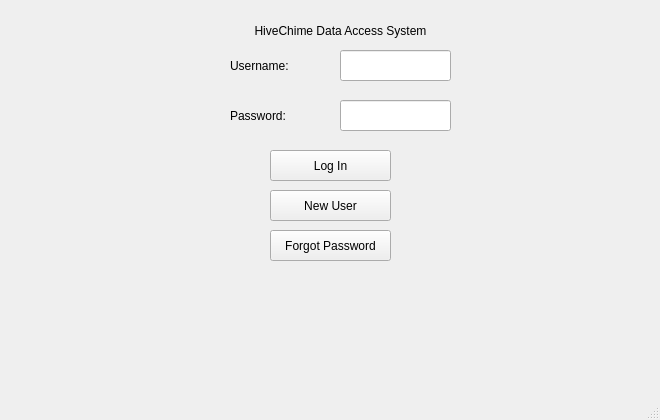
<?xml version="1.0" encoding="UTF-8"?>
<ui version="4.0">
 <class>MainWindow</class>
 <widget class="QMainWindow" name="MainWindow">
  <property name="geometry">
   <rect>
    <x>0</x>
    <y>0</y>
    <width>660</width>
    <height>420</height>
   </rect>
  </property>
  <property name="windowTitle">
   <string>MainWindow</string>
  </property>
  <widget class="QWidget" name="centralWidget">
   <widget class="QStackedWidget" name="stackedWidget">
    <property name="geometry">
     <rect>
      <x>10</x>
      <y>10</y>
      <width>650</width>
      <height>380</height>
     </rect>
    </property>
    <widget class="QWidget" name="s_login">
     <widget class="QLabel" name="s0_l_title">
      <property name="geometry">
       <rect>
        <x>140</x>
        <y>0</y>
        <width>381</width>
        <height>41</height>
       </rect>
      </property>
      <property name="text">
       <string>HiveChime Data Access System</string>
      </property>
      <property name="alignment">
       <set>Qt::AlignCenter</set>
      </property>
     </widget>
     <widget class="QLabel" name="s0_l_username">
      <property name="geometry">
       <rect>
        <x>220</x>
        <y>40</y>
        <width>81</width>
        <height>31</height>
       </rect>
      </property>
      <property name="text">
       <string>Username:</string>
      </property>
     </widget>
     <widget class="QLabel" name="s0_l_password">
      <property name="geometry">
       <rect>
        <x>220</x>
        <y>90</y>
        <width>81</width>
        <height>31</height>
       </rect>
      </property>
      <property name="text">
       <string>Password:</string>
      </property>
     </widget>
     <widget class="QLineEdit" name="s0_le_username">
      <property name="geometry">
       <rect>
        <x>330</x>
        <y>40</y>
        <width>111</width>
        <height>31</height>
       </rect>
      </property>
      <property name="text">
       <string/>
      </property>
     </widget>
     <widget class="QLineEdit" name="s0_le_password">
      <property name="geometry">
       <rect>
        <x>330</x>
        <y>90</y>
        <width>111</width>
        <height>31</height>
       </rect>
      </property>
      <property name="text">
       <string/>
      </property>
      <property name="echoMode">
       <enum>QLineEdit::Password</enum>
      </property>
     </widget>
     <widget class="QPushButton" name="s0_pb_Login">
      <property name="geometry">
       <rect>
        <x>260</x>
        <y>140</y>
        <width>121</width>
        <height>31</height>
       </rect>
      </property>
      <property name="text">
       <string>Log In</string>
      </property>
     </widget>
     <widget class="QLabel" name="s0_l_status">
      <property name="geometry">
       <rect>
        <x>160</x>
        <y>280</y>
        <width>321</width>
        <height>91</height>
       </rect>
      </property>
      <property name="text">
       <string/>
      </property>
      <property name="alignment">
       <set>Qt::AlignCenter</set>
      </property>
      <property name="wordWrap">
       <bool>true</bool>
      </property>
     </widget>
     <widget class="QPushButton" name="s0_pb_NewUser">
      <property name="geometry">
       <rect>
        <x>260</x>
        <y>180</y>
        <width>121</width>
        <height>31</height>
       </rect>
      </property>
      <property name="text">
       <string>New User</string>
      </property>
     </widget>
     <widget class="QPushButton" name="s0_pb_ForgotPassword">
      <property name="geometry">
       <rect>
        <x>260</x>
        <y>220</y>
        <width>121</width>
        <height>31</height>
       </rect>
      </property>
      <property name="text">
       <string>Forgot Password</string>
      </property>
     </widget>
    </widget>
    <widget class="QWidget" name="s_newUser">
     <widget class="QLabel" name="s1_l_title">
      <property name="geometry">
       <rect>
        <x>258</x>
        <y>10</y>
        <width>131</width>
        <height>21</height>
       </rect>
      </property>
      <property name="text">
       <string>New User</string>
      </property>
      <property name="alignment">
       <set>Qt::AlignCenter</set>
      </property>
     </widget>
     <widget class="QLabel" name="s1_l_username">
      <property name="geometry">
       <rect>
        <x>100</x>
        <y>40</y>
        <width>131</width>
        <height>31</height>
       </rect>
      </property>
      <property name="text">
       <string>Username</string>
      </property>
      <property name="alignment">
       <set>Qt::AlignCenter</set>
      </property>
     </widget>
     <widget class="QLineEdit" name="s1_le_username">
      <property name="geometry">
       <rect>
        <x>250</x>
        <y>40</y>
        <width>191</width>
        <height>31</height>
       </rect>
      </property>
     </widget>
     <widget class="QLabel" name="s1_l_password">
      <property name="geometry">
       <rect>
        <x>98</x>
        <y>90</y>
        <width>131</width>
        <height>31</height>
       </rect>
      </property>
      <property name="text">
       <string>Password</string>
      </property>
      <property name="alignment">
       <set>Qt::AlignCenter</set>
      </property>
     </widget>
     <widget class="QLineEdit" name="s1_le_password">
      <property name="geometry">
       <rect>
        <x>250</x>
        <y>90</y>
        <width>191</width>
        <height>31</height>
       </rect>
      </property>
      <property name="echoMode">
       <enum>QLineEdit::Password</enum>
      </property>
     </widget>
     <widget class="QLineEdit" name="s1_le_confirmPassword">
      <property name="geometry">
       <rect>
        <x>250</x>
        <y>140</y>
        <width>191</width>
        <height>31</height>
       </rect>
      </property>
      <property name="echoMode">
       <enum>QLineEdit::Password</enum>
      </property>
     </widget>
     <widget class="QLabel" name="s1_l_confirmPassword">
      <property name="geometry">
       <rect>
        <x>100</x>
        <y>140</y>
        <width>131</width>
        <height>31</height>
       </rect>
      </property>
      <property name="text">
       <string>Confirm Password</string>
      </property>
      <property name="alignment">
       <set>Qt::AlignCenter</set>
      </property>
     </widget>
     <widget class="QPushButton" name="s1_pb_CreateUser">
      <property name="geometry">
       <rect>
        <x>270</x>
        <y>330</y>
        <width>101</width>
        <height>31</height>
       </rect>
      </property>
      <property name="text">
       <string>Create User</string>
      </property>
     </widget>
     <widget class="QLabel" name="s1_l_status">
      <property name="geometry">
       <rect>
        <x>460</x>
        <y>80</y>
        <width>181</width>
        <height>201</height>
       </rect>
      </property>
      <property name="text">
       <string/>
      </property>
      <property name="alignment">
       <set>Qt::AlignCenter</set>
      </property>
      <property name="wordWrap">
       <bool>true</bool>
      </property>
     </widget>
     <widget class="QLabel" name="s1_l_firstName">
      <property name="geometry">
       <rect>
        <x>100</x>
        <y>190</y>
        <width>131</width>
        <height>31</height>
       </rect>
      </property>
      <property name="text">
       <string>First Name</string>
      </property>
      <property name="alignment">
       <set>Qt::AlignCenter</set>
      </property>
     </widget>
     <widget class="QLineEdit" name="s1_le_firstName">
      <property name="geometry">
       <rect>
        <x>250</x>
        <y>190</y>
        <width>191</width>
        <height>31</height>
       </rect>
      </property>
      <property name="text">
       <string/>
      </property>
     </widget>
     <widget class="QLabel" name="s1_l_lastName">
      <property name="geometry">
       <rect>
        <x>98</x>
        <y>240</y>
        <width>131</width>
        <height>31</height>
       </rect>
      </property>
      <property name="text">
       <string>Last Name</string>
      </property>
      <property name="alignment">
       <set>Qt::AlignCenter</set>
      </property>
     </widget>
     <widget class="QLineEdit" name="s1_le_lastName">
      <property name="geometry">
       <rect>
        <x>250</x>
        <y>240</y>
        <width>191</width>
        <height>31</height>
       </rect>
      </property>
      <property name="text">
       <string/>
      </property>
      <property name="echoMode">
       <enum>QLineEdit::Normal</enum>
      </property>
     </widget>
     <widget class="QLabel" name="s1_l_email">
      <property name="geometry">
       <rect>
        <x>100</x>
        <y>290</y>
        <width>131</width>
        <height>31</height>
       </rect>
      </property>
      <property name="text">
       <string>Email</string>
      </property>
      <property name="alignment">
       <set>Qt::AlignCenter</set>
      </property>
     </widget>
     <widget class="QLineEdit" name="s1_le_email">
      <property name="geometry">
       <rect>
        <x>250</x>
        <y>290</y>
        <width>191</width>
        <height>31</height>
       </rect>
      </property>
      <property name="text">
       <string/>
      </property>
      <property name="echoMode">
       <enum>QLineEdit::Normal</enum>
      </property>
     </widget>
    </widget>
    <widget class="QWidget" name="s_forgotPassword">
     <widget class="QPushButton" name="s2_pb_reset">
      <property name="geometry">
       <rect>
        <x>250</x>
        <y>220</y>
        <width>121</width>
        <height>25</height>
       </rect>
      </property>
      <property name="text">
       <string>Reset Password</string>
      </property>
     </widget>
     <widget class="QLineEdit" name="s2_le_username">
      <property name="geometry">
       <rect>
        <x>230</x>
        <y>70</y>
        <width>171</width>
        <height>31</height>
       </rect>
      </property>
     </widget>
     <widget class="QLineEdit" name="s2_le_newPassword">
      <property name="geometry">
       <rect>
        <x>230</x>
        <y>120</y>
        <width>171</width>
        <height>31</height>
       </rect>
      </property>
      <property name="echoMode">
       <enum>QLineEdit::Password</enum>
      </property>
     </widget>
     <widget class="QLineEdit" name="s2_le_confPassword">
      <property name="geometry">
       <rect>
        <x>230</x>
        <y>170</y>
        <width>171</width>
        <height>31</height>
       </rect>
      </property>
      <property name="echoMode">
       <enum>QLineEdit::Password</enum>
      </property>
     </widget>
     <widget class="QLabel" name="s2_l_title">
      <property name="geometry">
       <rect>
        <x>233</x>
        <y>10</y>
        <width>171</width>
        <height>41</height>
       </rect>
      </property>
      <property name="text">
       <string>Reset password</string>
      </property>
      <property name="alignment">
       <set>Qt::AlignCenter</set>
      </property>
     </widget>
     <widget class="QLabel" name="s2_l_username">
      <property name="geometry">
       <rect>
        <x>80</x>
        <y>70</y>
        <width>131</width>
        <height>31</height>
       </rect>
      </property>
      <property name="text">
       <string>Username</string>
      </property>
      <property name="alignment">
       <set>Qt::AlignCenter</set>
      </property>
     </widget>
     <widget class="QLabel" name="s2_l_newPassword">
      <property name="geometry">
       <rect>
        <x>80</x>
        <y>120</y>
        <width>131</width>
        <height>31</height>
       </rect>
      </property>
      <property name="text">
       <string>New Password</string>
      </property>
      <property name="alignment">
       <set>Qt::AlignCenter</set>
      </property>
     </widget>
     <widget class="QLabel" name="s2_l_confPassword">
      <property name="geometry">
       <rect>
        <x>80</x>
        <y>170</y>
        <width>131</width>
        <height>31</height>
       </rect>
      </property>
      <property name="text">
       <string>Confirm Password</string>
      </property>
      <property name="alignment">
       <set>Qt::AlignCenter</set>
      </property>
     </widget>
     <widget class="QLabel" name="s2_l_status">
      <property name="geometry">
       <rect>
        <x>160</x>
        <y>300</y>
        <width>281</width>
        <height>71</height>
       </rect>
      </property>
      <property name="text">
       <string/>
      </property>
      <property name="alignment">
       <set>Qt::AlignCenter</set>
      </property>
      <property name="wordWrap">
       <bool>true</bool>
      </property>
     </widget>
    </widget>
    <widget class="QWidget" name="s_homeScreen">
     <widget class="QLabel" name="s3_l_title">
      <property name="geometry">
       <rect>
        <x>220</x>
        <y>10</y>
        <width>211</width>
        <height>31</height>
       </rect>
      </property>
      <property name="text">
       <string>Home Screen</string>
      </property>
      <property name="alignment">
       <set>Qt::AlignCenter</set>
      </property>
     </widget>
     <widget class="QPushButton" name="s3_pb_viewHive">
      <property name="geometry">
       <rect>
        <x>250</x>
        <y>170</y>
        <width>151</width>
        <height>41</height>
       </rect>
      </property>
      <property name="text">
       <string>View Hive</string>
      </property>
     </widget>
     <widget class="QPushButton" name="s3_pb_addHive">
      <property name="geometry">
       <rect>
        <x>250</x>
        <y>230</y>
        <width>151</width>
        <height>41</height>
       </rect>
      </property>
      <property name="text">
       <string>Add Hive</string>
      </property>
     </widget>
     <widget class="QLabel" name="s3_l_status">
      <property name="geometry">
       <rect>
        <x>250</x>
        <y>46</y>
        <width>151</width>
        <height>91</height>
       </rect>
      </property>
      <property name="text">
       <string/>
      </property>
      <property name="alignment">
       <set>Qt::AlignCenter</set>
      </property>
      <property name="wordWrap">
       <bool>true</bool>
      </property>
     </widget>
     <widget class="QPushButton" name="s3_pb_logout">
      <property name="geometry">
       <rect>
        <x>250</x>
        <y>290</y>
        <width>151</width>
        <height>41</height>
       </rect>
      </property>
      <property name="text">
       <string>Logout</string>
      </property>
     </widget>
    </widget>
    <widget class="QWidget" name="s_addHive">
     <widget class="QLabel" name="s4_l_title">
      <property name="geometry">
       <rect>
        <x>240</x>
        <y>10</y>
        <width>141</width>
        <height>21</height>
       </rect>
      </property>
      <property name="text">
       <string>Add Hive</string>
      </property>
      <property name="alignment">
       <set>Qt::AlignCenter</set>
      </property>
     </widget>
     <widget class="QLineEdit" name="s4_le_hiveID">
      <property name="geometry">
       <rect>
        <x>300</x>
        <y>50</y>
        <width>161</width>
        <height>31</height>
       </rect>
      </property>
     </widget>
     <widget class="QLabel" name="s4_l_hiveID">
      <property name="geometry">
       <rect>
        <x>170</x>
        <y>50</y>
        <width>111</width>
        <height>31</height>
       </rect>
      </property>
      <property name="text">
       <string>Hive ID</string>
      </property>
      <property name="alignment">
       <set>Qt::AlignCenter</set>
      </property>
     </widget>
     <widget class="QLabel" name="s4_l_hiveLocation">
      <property name="geometry">
       <rect>
        <x>170</x>
        <y>100</y>
        <width>111</width>
        <height>31</height>
       </rect>
      </property>
      <property name="text">
       <string>Hive Location</string>
      </property>
      <property name="alignment">
       <set>Qt::AlignCenter</set>
      </property>
     </widget>
     <widget class="QLineEdit" name="s4_le_hiveLocation">
      <property name="geometry">
       <rect>
        <x>300</x>
        <y>100</y>
        <width>161</width>
        <height>31</height>
       </rect>
      </property>
     </widget>
     <widget class="QLabel" name="s4_l_status">
      <property name="geometry">
       <rect>
        <x>13</x>
        <y>10</y>
        <width>141</width>
        <height>361</height>
       </rect>
      </property>
      <property name="text">
       <string>Not set up yet to add to database!</string>
      </property>
      <property name="alignment">
       <set>Qt::AlignCenter</set>
      </property>
      <property name="wordWrap">
       <bool>true</bool>
      </property>
     </widget>
     <widget class="QPushButton" name="s4_pb_add">
      <property name="geometry">
       <rect>
        <x>290</x>
        <y>260</y>
        <width>121</width>
        <height>41</height>
       </rect>
      </property>
      <property name="text">
       <string>Add</string>
      </property>
     </widget>
     <widget class="QPushButton" name="s4_pb_cancel">
      <property name="geometry">
       <rect>
        <x>290</x>
        <y>330</y>
        <width>121</width>
        <height>41</height>
       </rect>
      </property>
      <property name="text">
       <string>Cancel</string>
      </property>
     </widget>
    </widget>
    <widget class="QWidget" name="s_findHive">
     <widget class="QPushButton" name="s5_pb_selectHive">
      <property name="geometry">
       <rect>
        <x>320</x>
        <y>320</y>
        <width>191</width>
        <height>51</height>
       </rect>
      </property>
      <property name="text">
       <string>Select Hive</string>
      </property>
     </widget>
     <widget class="QPushButton" name="s5_pb_home">
      <property name="geometry">
       <rect>
        <x>520</x>
        <y>320</y>
        <width>121</width>
        <height>51</height>
       </rect>
      </property>
      <property name="text">
       <string>Home</string>
      </property>
     </widget>
     <widget class="QTableWidget" name="tableWidget">
      <property name="geometry">
       <rect>
        <x>100</x>
        <y>120</y>
        <width>181</width>
        <height>121</height>
       </rect>
      </property>
     </widget>
     <widget class="QLabel" name="s5_l_currHive">
      <property name="geometry">
       <rect>
        <x>10</x>
        <y>320</y>
        <width>111</width>
        <height>51</height>
       </rect>
      </property>
      <property name="text">
       <string>Current Hive:</string>
      </property>
      <property name="alignment">
       <set>Qt::AlignCenter</set>
      </property>
      <property name="wordWrap">
       <bool>true</bool>
      </property>
     </widget>
     <widget class="QLabel" name="s5_l_currentHiveStatus">
      <property name="geometry">
       <rect>
        <x>130</x>
        <y>320</y>
        <width>181</width>
        <height>51</height>
       </rect>
      </property>
      <property name="text">
       <string/>
      </property>
      <property name="alignment">
       <set>Qt::AlignCenter</set>
      </property>
      <property name="wordWrap">
       <bool>true</bool>
      </property>
     </widget>
    </widget>
    <widget class="QWidget" name="s_hiveScreen">
     <widget class="QLabel" name="s6_l_title">
      <property name="geometry">
       <rect>
        <x>260</x>
        <y>20</y>
        <width>131</width>
        <height>41</height>
       </rect>
      </property>
      <property name="text">
       <string>Hive Screen</string>
      </property>
      <property name="alignment">
       <set>Qt::AlignCenter</set>
      </property>
      <property name="wordWrap">
       <bool>true</bool>
      </property>
     </widget>
     <widget class="QPushButton" name="s6_pb_editHive">
      <property name="geometry">
       <rect>
        <x>250</x>
        <y>320</y>
        <width>151</width>
        <height>41</height>
       </rect>
      </property>
      <property name="text">
       <string>Edit Hive</string>
      </property>
     </widget>
     <widget class="QPushButton" name="s6_pb_viewData">
      <property name="geometry">
       <rect>
        <x>250</x>
        <y>260</y>
        <width>151</width>
        <height>41</height>
       </rect>
      </property>
      <property name="text">
       <string>View Data</string>
      </property>
     </widget>
     <widget class="QLabel" name="s6_l_status">
      <property name="geometry">
       <rect>
        <x>240</x>
        <y>80</y>
        <width>161</width>
        <height>61</height>
       </rect>
      </property>
      <property name="text">
       <string/>
      </property>
      <property name="alignment">
       <set>Qt::AlignCenter</set>
      </property>
      <property name="wordWrap">
       <bool>true</bool>
      </property>
     </widget>
     <widget class="QPushButton" name="s6_pb_back">
      <property name="geometry">
       <rect>
        <x>10</x>
        <y>10</y>
        <width>83</width>
        <height>25</height>
       </rect>
      </property>
      <property name="text">
       <string>Back</string>
      </property>
     </widget>
    </widget>
    <widget class="QWidget" name="s_editHive">
     <widget class="QLabel" name="s7_l_title">
      <property name="geometry">
       <rect>
        <x>250</x>
        <y>10</y>
        <width>151</width>
        <height>31</height>
       </rect>
      </property>
      <property name="text">
       <string>Edit Hive</string>
      </property>
      <property name="alignment">
       <set>Qt::AlignCenter</set>
      </property>
      <property name="wordWrap">
       <bool>true</bool>
      </property>
     </widget>
     <widget class="QLabel" name="s7_l_updateLocation">
      <property name="geometry">
       <rect>
        <x>90</x>
        <y>80</y>
        <width>151</width>
        <height>21</height>
       </rect>
      </property>
      <property name="text">
       <string>Update location:</string>
      </property>
      <property name="alignment">
       <set>Qt::AlignCenter</set>
      </property>
     </widget>
     <widget class="QLineEdit" name="s7_le_updateLocation">
      <property name="geometry">
       <rect>
        <x>260</x>
        <y>80</y>
        <width>171</width>
        <height>25</height>
       </rect>
      </property>
     </widget>
     <widget class="QPushButton" name="s7_pb_submitChanges">
      <property name="geometry">
       <rect>
        <x>222</x>
        <y>310</y>
        <width>211</width>
        <height>51</height>
       </rect>
      </property>
      <property name="text">
       <string>Submit Changes</string>
      </property>
     </widget>
    </widget>
    <widget class="QWidget" name="s_hiveData">
     <widget class="QLabel" name="s8_l_status">
      <property name="geometry">
       <rect>
        <x>250</x>
        <y>140</y>
        <width>141</width>
        <height>20</height>
       </rect>
      </property>
      <property name="text">
       <string>Cue the music, folks</string>
      </property>
     </widget>
     <widget class="QLabel" name="s8_l_title">
      <property name="geometry">
       <rect>
        <x>290</x>
        <y>20</y>
        <width>64</width>
        <height>17</height>
       </rect>
      </property>
      <property name="text">
       <string>Data</string>
      </property>
      <property name="alignment">
       <set>Qt::AlignCenter</set>
      </property>
      <property name="wordWrap">
       <bool>true</bool>
      </property>
     </widget>
     <widget class="QPushButton" name="s8_pb_back">
      <property name="geometry">
       <rect>
        <x>280</x>
        <y>320</y>
        <width>83</width>
        <height>25</height>
       </rect>
      </property>
      <property name="text">
       <string>Back</string>
      </property>
     </widget>
    </widget>
   </widget>
  </widget>
  <widget class="QStatusBar" name="statusBar"/>
 </widget>
 <layoutdefault spacing="6" margin="11"/>
 <tabstops>
  <tabstop>s0_le_password</tabstop>
  <tabstop>s0_pb_Login</tabstop>
  <tabstop>s0_pb_NewUser</tabstop>
  <tabstop>s0_pb_ForgotPassword</tabstop>
  <tabstop>s1_le_username</tabstop>
  <tabstop>s1_le_password</tabstop>
  <tabstop>s1_le_confirmPassword</tabstop>
  <tabstop>s1_le_firstName</tabstop>
  <tabstop>s1_le_lastName</tabstop>
  <tabstop>s1_le_email</tabstop>
  <tabstop>s1_pb_CreateUser</tabstop>
  <tabstop>s2_le_newPassword</tabstop>
  <tabstop>s2_le_confPassword</tabstop>
  <tabstop>s3_pb_viewHive</tabstop>
  <tabstop>s3_pb_addHive</tabstop>
  <tabstop>s3_pb_logout</tabstop>
  <tabstop>s4_le_hiveID</tabstop>
  <tabstop>s4_le_hiveLocation</tabstop>
  <tabstop>s4_pb_add</tabstop>
  <tabstop>s4_pb_cancel</tabstop>
  <tabstop>s5_pb_selectHive</tabstop>
  <tabstop>s5_pb_home</tabstop>
  <tabstop>tableWidget</tabstop>
  <tabstop>s6_pb_editHive</tabstop>
  <tabstop>s6_pb_viewData</tabstop>
  <tabstop>s6_pb_back</tabstop>
  <tabstop>s7_le_updateLocation</tabstop>
  <tabstop>s7_pb_submitChanges</tabstop>
  <tabstop>s8_pb_back</tabstop>
  <tabstop>s0_le_username</tabstop>
  <tabstop>s2_le_username</tabstop>
  <tabstop>s2_pb_reset</tabstop>
 </tabstops>
 <resources/>
 <connections/>
</ui>
